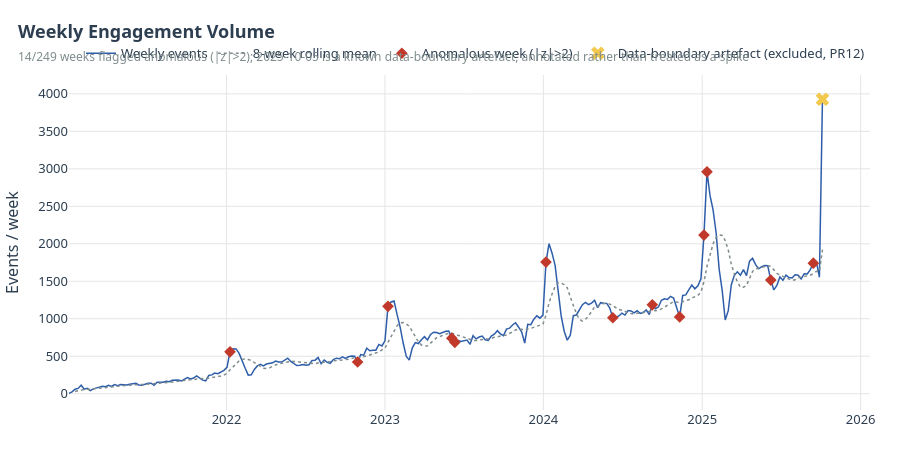

The notebook cell saved with this chart:
### Code cell
# ── 13.1 Weekly engagement volume — interactive, with anomalies (PR11) and boundary caveat (PR12) ──
weekly = pd.read_csv(PROCESSED_DIR / "weekly_engagement_anomalies.csv", parse_dates=["event_datetime"])
weekly["is_boundary_artifact"] = weekly["event_datetime"].eq(DATA_BOUNDARY_DATE)

fig = go.Figure()
fig.add_trace(go.Scatter(
    x=weekly["event_datetime"], y=weekly["event_count"], mode="lines", name="Weekly events",
    line=dict(color=BRAND["primary"], width=1.5),
    hovertemplate="Week of %{x|%d %b %Y}<br>Events: %{y:,}<extra></extra>",
))
fig.add_trace(go.Scatter(
    x=weekly["event_datetime"], y=weekly["rolling_mean"], mode="lines", name="8-week rolling mean",
    line=dict(color=BRAND["neutral"], width=1.5, dash="dot"),
))

anomalies = weekly.loc[weekly["is_anomaly"] & ~weekly["is_boundary_artifact"]]
fig.add_trace(go.Scatter(
    x=anomalies["event_datetime"], y=anomalies["event_count"], mode="markers", name="Anomalous week (|z|>2)",
    marker=dict(color=BRAND["high_risk"], size=9, symbol="diamond"),
    customdata=anomalies["z_score"],
    hovertemplate="Week of %{x|%d %b %Y}<br>Events: %{y:,}<br>z-score: %{customdata:.2f}<extra></extra>",
))

boundary = weekly.loc[weekly["is_boundary_artifact"]]
if not boundary.empty:
    fig.add_trace(go.Scatter(
        x=boundary["event_datetime"], y=boundary["event_count"], mode="markers",
        name="Data-boundary artefact (excluded, PR12)",
        marker=dict(color=BRAND["highlight"], size=12, symbol="x"),
        hovertemplate="Week of %{x|%d %b %Y}<br>Events: %{y:,}<br>Partial week at dataset edge — not a genuine spike (PR12)<extra></extra>",
    ))

apply_streakforge_theme(
    fig, "Weekly Engagement Volume",
    "14/249 weeks flagged anomalous (|z|>2); 2025-10-05 is a known data-boundary artefact, annotated rather than treated as a spike"
)
fig.update_yaxes(title="Events / week")
fig.show()
save_interactive(fig, "pr13_weekly_engagement_interactive")

### Figure 1 — Plotly figure (JSON) as saved in the notebook; plotly's stock layout.template omitted (floating-point values rounded to 4 significant figures; data arrays with more than 128 entries replaced by an {"elided": "..."} marker saying what was removed)
{"data": [{"hovertemplate": "Week of %{x|%d %b %Y}<br>Events: %{y:,}<extra></extra>", "line": {"color": "#2E5EAA", "width": 1.5}, "mode": "lines", "name": "Weekly events", "type": "scatter", "x": {"elided": "249 str values"}, "y": {"elided": "249 int values"}}, {"line": {"color": "#7F8C8D", "dash": "dot", "width": 1.5}, "mode": "lines", "name": "8-week rolling mean", "type": "scatter", "x": {"elided": "249 str values"}, "y": {"elided": "249 float values"}}, {"customdata": [2.334, -2.086, 2.409, -2.161, -2.046, 2.286, -2.182, 2.128, -2.003, 2.378, 2.22, -2.128, 2.042], "hovertemplate": "Week of %{x|%d %b %Y}<br>Events: %{y:,}<br>z-score: %{customdata:.2f}<extra></extra>", "marker": {"color": "#C0392B", "size": 9, "symbol": "diamond"}, "mode": "markers", "name": "Anomalous week (|z|>2)", "type": "scatter", "x": ["2022-01-09T00:00:00.000000000", "2022-10-30T00:00:00.000000000", "2023-01-08T00:00:00.000000000", "2023-06-04T00:00:00.000000000", "2023-06-11T00:00:00.000000000", "2024-01-07T00:00:00.000000000", "2024-06-09T00:00:00.000000000", "2024-09-08T00:00:00.000000000", "2024-11-10T00:00:00.000000000", "2025-01-05T00:00:00.000000000", "2025-01-12T00:00:00.000000000", "2025-06-08T00:00:00.000000000", "2025-09-14T00:00:00.000000000"], "y": [559, 423, 1165, 741, 685, 1756, 1013, 1186, 1024, 2116, 2960, 1516, 1741]}, {"hovertemplate": "Week of %{x|%d %b %Y}<br>Events: %{y:,}<br>Partial week at dataset edge — not a genuine spike (PR12)<extra></extra>", "marker": {"color": "#F2C94C", "size": 12, "symbol": "x"}, "mode": "markers", "name": "Data-boundary artefact (excluded, PR12)", "type": "scatter", "x": ["2025-10-05T00:00:00.000000000"], "y": [3928]}], "layout": {"font": {"color": "#2C3E50", "family": "Segoe UI, Arial", "size": 13}, "height": 460, "hoverlabel": {"bgcolor": "white", "font": {"size": 12}}, "legend": {"orientation": "h", "x": 1, "xanchor": "right", "y": 1.02, "yanchor": "bottom"}, "margin": {"b": 50, "l": 60, "r": 30, "t": 75}, "plot_bgcolor": "#FFFFFF", "title": {"text": "<b>Weekly Engagement Volume</b><br><span style='font-size:12px;color:#7F8C8D'>14/249 weeks flagged anomalous (|z|>2); 2025-10-05 is a known data-boundary artefact, annotated rather than treated as a spike</span>", "x": 0.02, "xanchor": "left"}, "xaxis": {"gridcolor": "#E5E5E5", "showgrid": true, "zeroline": false}, "yaxis": {"gridcolor": "#E5E5E5", "showgrid": true, "title": {"text": "Events / week"}, "zeroline": false}}}
